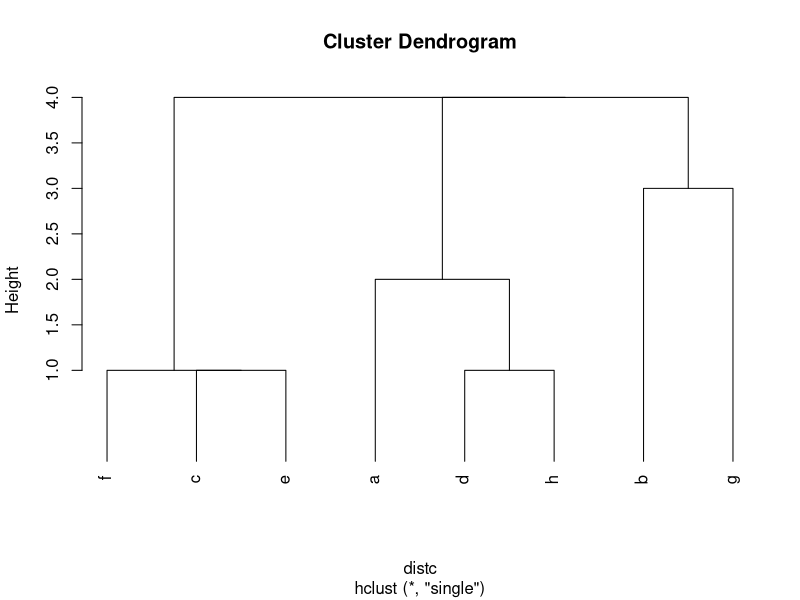
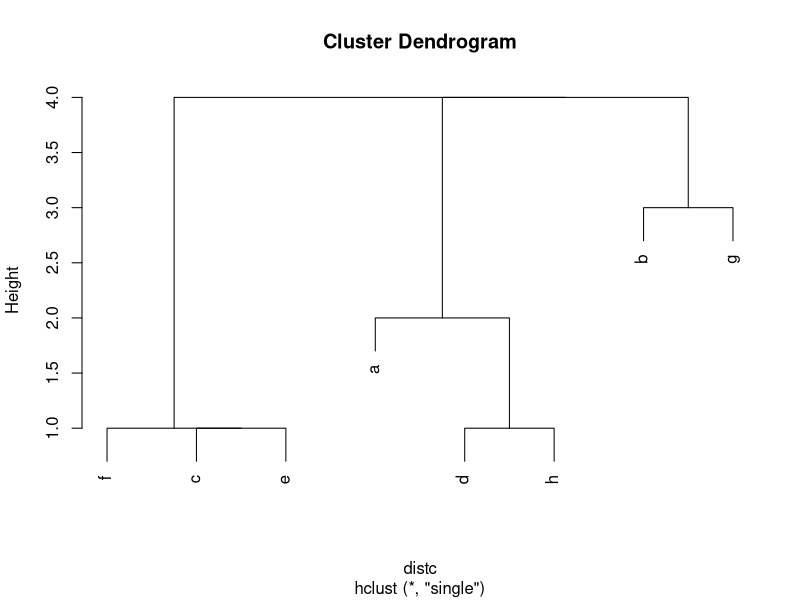

Source code (R) for these figures, in order:
## ---- chunk 1
knitr::opts_chunk$set(echo = TRUE)
## ---- chunk 2
distc = read.delim('distances.csv', header=TRUE, sep = ',', row.names = 1)
distc = as.dist(distc)
print(distc)
hc = hclust(distc, method='single')
plot(hc, hang = -1)
plot(hc)

clusters = cutree(hc, k=4)
## ---- chunk 3
library(dbscan)
dbscan_result <- dbscan(distc, eps = 6, minPts = 2, borderPoints = FALSE)
dbscan_result

dbscan_result <- dbscan(distc, eps = 6, minPts = 2, borderPoints = TRUE)
